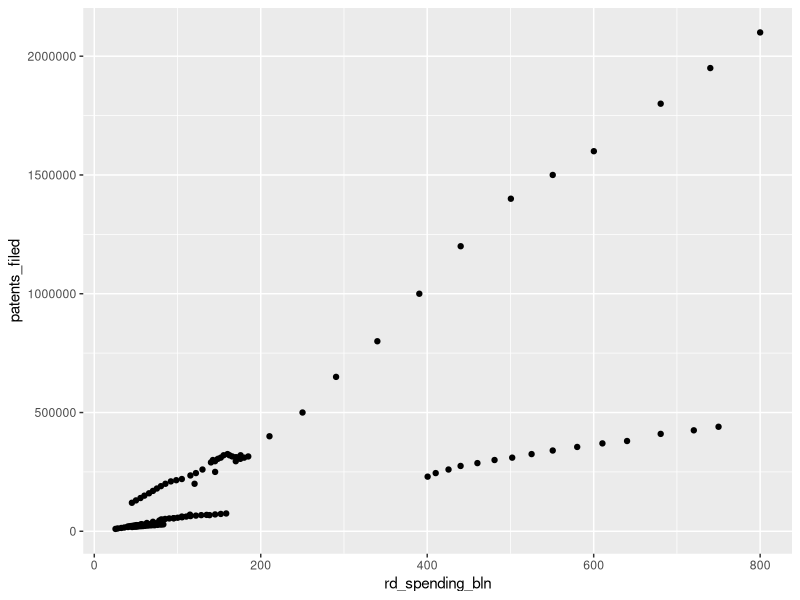
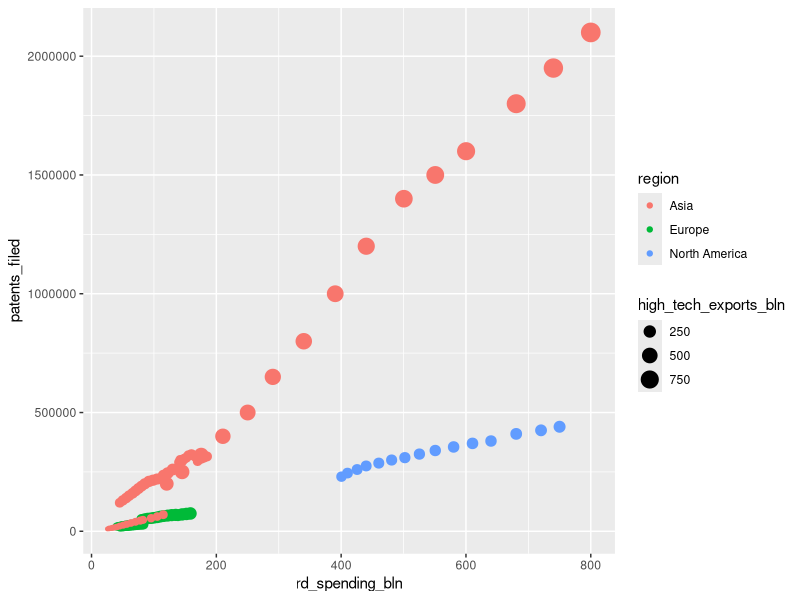
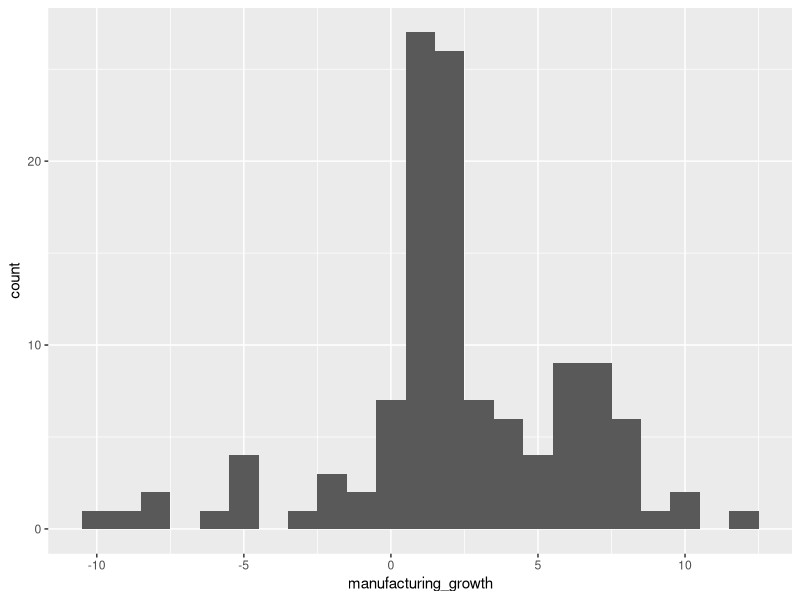
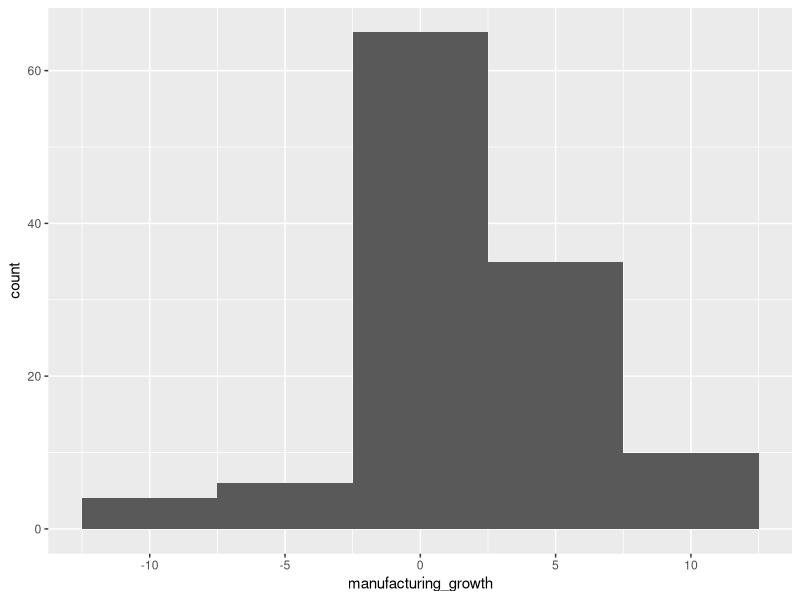
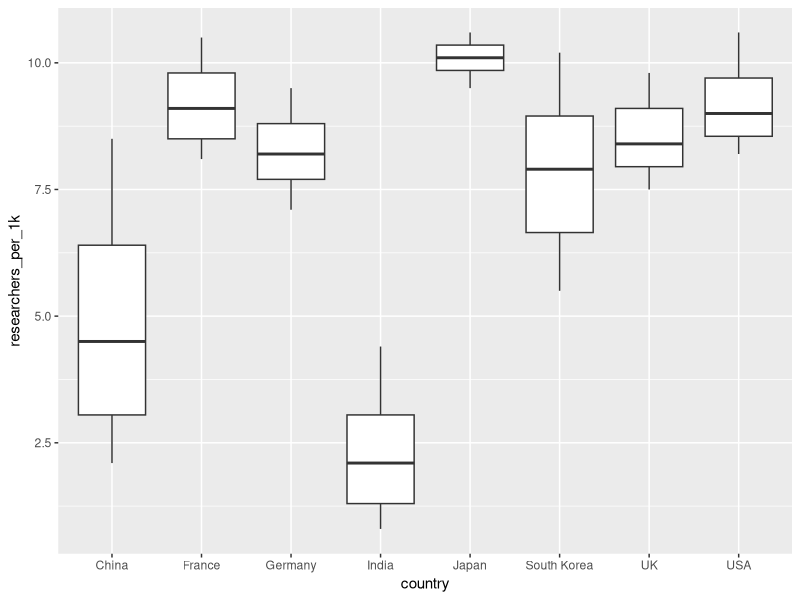
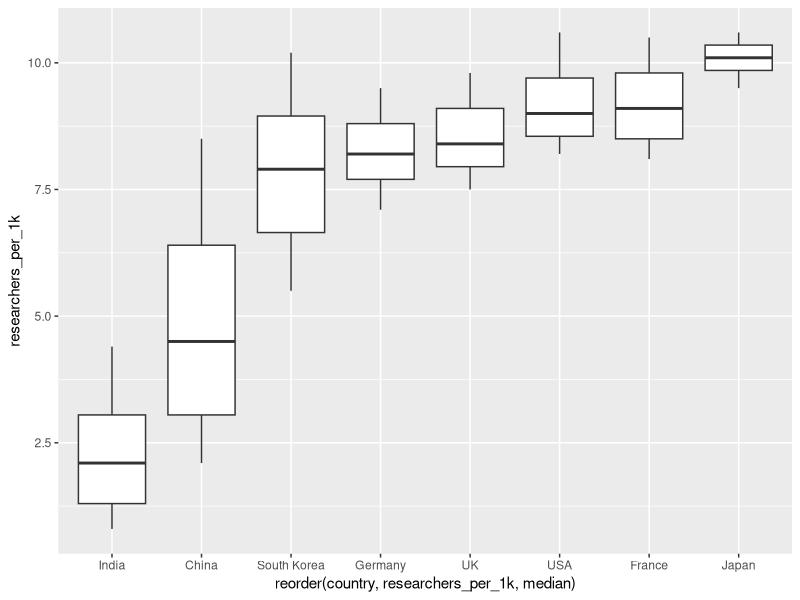
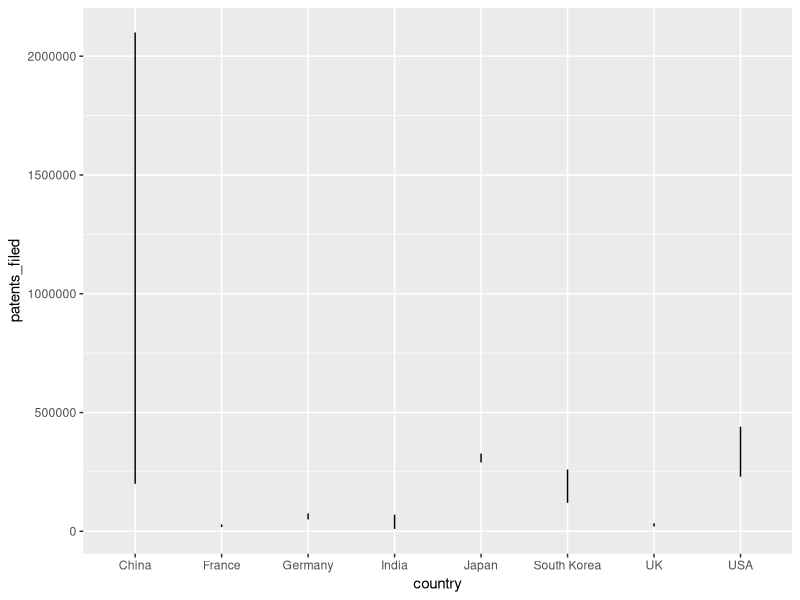
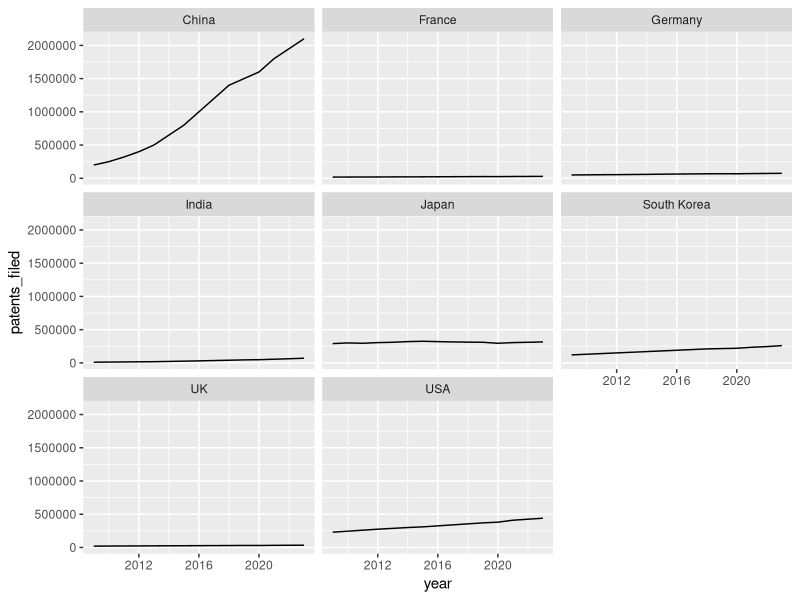

Here is the R script that generated these plots, in order:
## ---- chunk 1
install.packages("tidyverse")
library(tidyverse)
## ---- chunk 2
innovation_data <- read_csv("global_innovation_data.csv")
glimpse(innovation_data)
## ---- chunk 3
innovation_data %>%
    ggplot(aes(x = rd_spending_bln, y = patents_filed)) + geom_point()
## ---- chunk 4
innovation_data %>%
    ggplot(aes(color = region, size = high_tech_exports_bln, x = rd_spending_bln, y = patents_filed)) + geom_point()
## ---- chunk 5
innovation_data %>%
    ggplot(aes(x = manufacturing_growth)) + geom_histogram(binwidth = 1)
## ---- chunk 6
innovation_data %>%
    ggplot(aes(x = manufacturing_growth)) + geom_histogram(binwidth = 5)
## ---- chunk 7
innovation_data %>%
    ggplot(aes(x = country, y = researchers_per_1k)) + geom_boxplot()
## ---- chunk 8
innovation_data %>%
    ggplot(aes(x = reorder(country, researchers_per_1k, median), y = researchers_per_1k)) + 
    geom_boxplot()
## ---- chunk 9
innovation_data %>%
    ggplot(aes(x = country, y = patents_filed)) +
    geom_line()
## ---- chunk 10
innovation_data %>%
    ggplot(aes(x = year, y = patents_filed)) +
    geom_line() +
facet_wrap(~country)
## ---- chunk 11
innovation_data %>%
    ggplot(aes(x = researchers_per_1k, y = rd_spending_bln, color = region, size = patents_filed)) +
    geom_point()
## ---- chunk 12
innovation_data %>%
    ggplot(aes(x = year, y = rd_spending_bln, color = country)) +
    geom_line()
## ---- chunk 13
innovation_data %>%
    ggplot(aes(x = high_tech_exports_bln, color = country)) +
    geom_histogram(binwidth = 20)
## ---- chunk 14
innovation_data %>%
    ggplot(aes(x = high_tech_exports_bln, color = country)) +
    geom_histogram(binwidth = 100)
## ---- chunk 15
innovation_data %>%
    ggplot(aes(y = manufacturing_growth, x = reorder(region, manufacturing_growth, median))) +
    geom_boxplot()
## ---- chunk 16
innovation_data %>%
    ggplot(aes(x = rd_spending_bln, y = high_tech_exports_bln)) +
    geom_point() +
    facet_wrap(~region)
